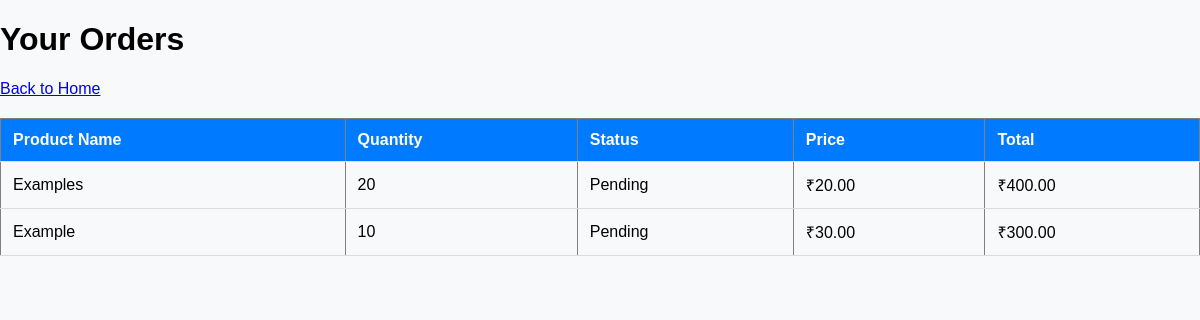
/place_order.php (signed in), run on the app's committed database.
### tables this page shows
CREATE TABLE `orders` (
  `id` int(11) NOT NULL,
  `unique_id` varchar(50) NOT NULL,
  `user_id` varchar(50) NOT NULL,
  `product_id` int(11) NOT NULL,
  `quantity` int(11) NOT NULL,
  `status` enum('Pending','Processing','Shipped','Delivered','Cancelled') NOT NULL DEFAULT 'Pending',
  `created_at` timestamp NOT NULL DEFAULT current_timestamp(),
  `deleted_at` tinyint(1) NOT NULL DEFAULT 0
);

CREATE TABLE `products` (
  `id` int(11) NOT NULL,
  `unique_id` varchar(255) DEFAULT NULL,
  `name` varchar(255) NOT NULL,
  `description` text DEFAULT NULL,
  `price` decimal(10,2) NOT NULL,
  `stock` int(11) NOT NULL,
  `created_at` timestamp NOT NULL DEFAULT current_timestamp(),
  `deleted_at` tinyint(1) DEFAULT 0
);

### place_order.php (the view, shortened to what this page needs)
<?php
include 'config.php';
$user_id = $_SESSION['user_id'];
$order_sql = "SELECT orders.id, products.name, orders.quantity, orders.status, products.price, (orders.quantity * products.price) AS total_price
              FROM orders
              JOIN products ON orders.product_id = products.id
              WHERE orders.user_id = ?";
$stmt = $conn->prepare($order_sql);
$stmt->bind_param("i", $user_id);
$stmt->execute();
$orders_result = $stmt->get_result();
?>
<!DOCTYPE html>
<html lang="en">
<head>
</head>
<body>
    <header>
        <h1>Your Orders</h1>
        <a href="home.php">Back to Home</a>
    </header>
    <section>
        <table border="1">
            <tr>
                <th>Product Name</th>
                <th>Quantity</th>
                <th>Status</th>
                <th>Price</th>
                <th>Total</th>
            </tr>
            <?php while ($order = $orders_result->fetch_assoc()) { ?>
                <tr>
                    <td><?php echo htmlspecialchars($order['name']); ?></td>
                    <td><?php echo $order['quantity']; ?></td>
                    <td><?php echo $order['status']; ?></td>
                    <td>₹<?php echo $order['price']; ?></td>
                    <td>₹<?php echo $order['total_price']; ?></td>
                </tr>
            <?php } ?>
        </table>
    </section>
</body>
</html>

### place_order.php (style rules this page uses)
body { font-family: Arial, sans-serif; margin: 0; padding: 0; background-color: #f8f9fa; }
table { width: 100%; border-collapse: collapse; margin-top: 20px; }
th, td { padding: 12px; text-align: left; border-bottom: 1px solid #ddd; }
th { background-color: #007bff; color: white; }

### data on the page
orders: product.name "Examples", quantity "20", status "Pending", product.price "20.00", total_price "400.00"
orders: product.name "Example", quantity "10", status "Pending", product.price "30.00", total_price "300.00"
